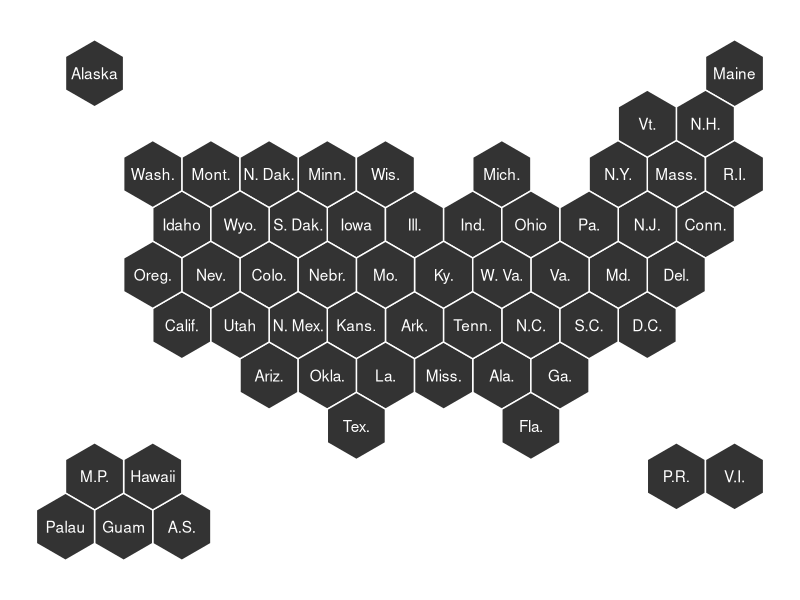
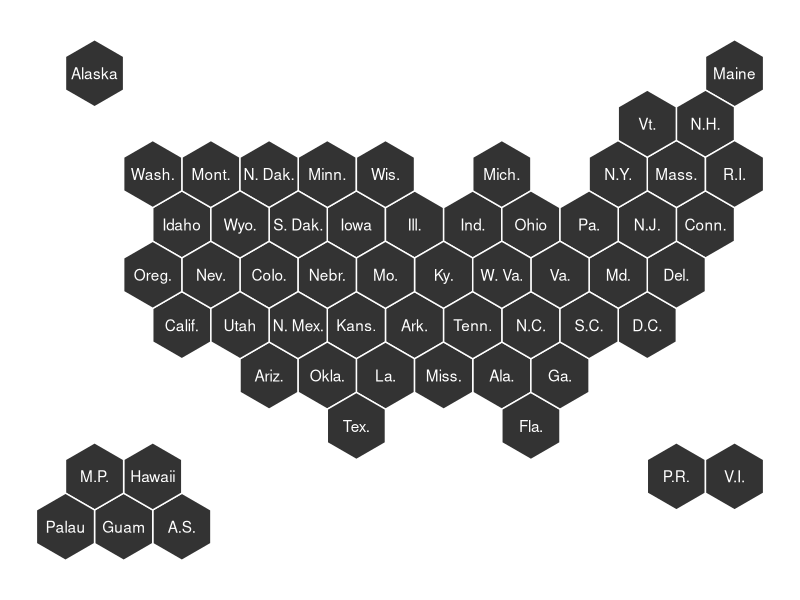

Write R code to recreate these figures, in order.
# USA HEX MAP - STATES AND TERRITORIES 
# BASE

library(tidyverse)

####################
#import centers/fort from csv
centers   <- read_csv("states_and_territories_plus/hex_file/usa_stp_centers.csv")
spdf_fort <- read_csv("states_and_territories_plus/hex_file/usa_stp_fort.csv")


#######################
#plot using ggplot 
ggplot(spdf_fort) +
  geom_polygon(aes( x = long, y = lat, group = group), color = "white") +
  geom_text(data=centers, aes(x=x, y=y, label=abb_gpo), color = "white") +
  coord_fixed() + #keeps all items square (do not use coord_map(); causes issues)
  theme_void()

ggsave("states_and_territories_plus/img/usa_stp_base.png", width = 8, height = 5.75, units = c("in"))
